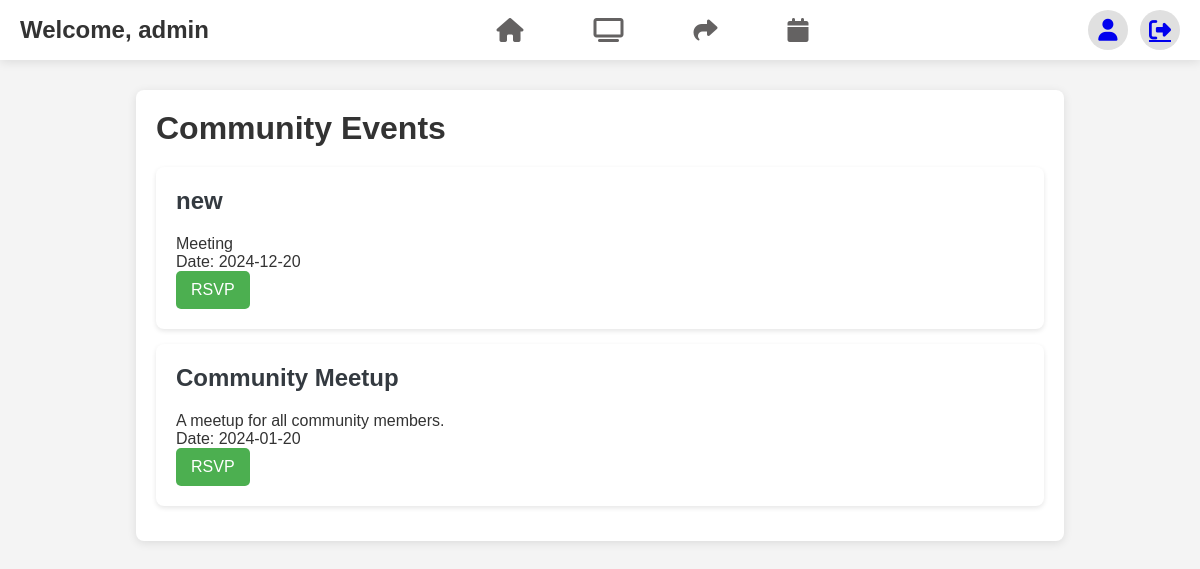
Before: /?page=events (signed in) with the older database file.
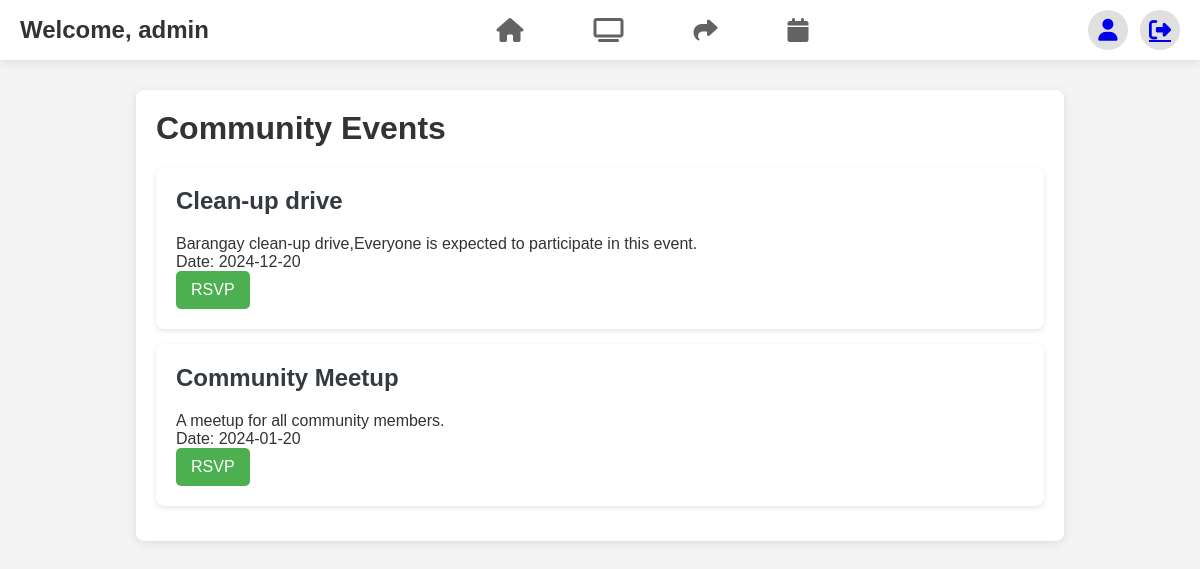
After: the same page with the newer database file.
### tables this page shows
CREATE TABLE `events` (
  `id` int(11) NOT NULL,
  `name` varchar(255) NOT NULL,
  `description` text DEFAULT NULL,
  `event_date` date NOT NULL,
  `created_by` int(11) NOT NULL,
  `created_at` timestamp NOT NULL DEFAULT current_timestamp()
);

### index.php (called while the page is built, shortened)
<?php
require_once './config/database.php';
require_once './app/core/Router.php';
$router = new Router();
$router->route();
?>

### app/controllers/EventsController.php (called while the page is built, shortened)
<?php
require_once __DIR__ . '/../../config/Database.php';
class EventsController {
    private $pdo;
    public function __construct() {
        $database = new Database();
        $this->pdo = $database->connect();
    }
    public function getEvents($filters = []) {
        $query = "SELECT * FROM events WHERE 1";
        $stmt = $this->pdo->prepare($query);
        $stmt->execute();
        return $stmt->fetchAll(PDO::FETCH_ASSOC);
    }
}
?>

### config/Database.php (called while the page is built, shortened)
<?php
class Database {
    private $host;
    private $db_name;
    private $username;
    private $password;
    private $conn;
    public function __construct() {
        $this->host = getenv('DB_HOST') ?: 'localhost';
        $this->db_name = getenv('DB_NAME') ?: 'bayanihub';
        $this->username = getenv('DB_USER') ?: 'root';
        $this->password = getenv('DB_PASS') ?: '';
    }
    public function connect() {
        try {
            $this->conn = new PDO(
                "mysql:host={$this->host};dbname={$this->db_name};charset=utf8",
                $this->username,
                $this->password
            );
            $this->conn->setAttribute(PDO::ATTR_ERRMODE, PDO::ERRMODE_EXCEPTION);
        } catch (PDOException $e) {
            error_log("Database connection error: " . $e->getMessage(), 3, __DIR__ . '/logs/database.log');
            die("An error occurred while connecting to the database.");
        }
        return $this->conn;
    }
}
?>

### app/views/events_list.php (the view, shortened to what this page needs)
<?php
require_once __DIR__ . '/../controllers/EventsController.php';
$eventsController = new EventsController();
$events = $eventsController->getEvents();
?>
<!DOCTYPE html>
<html lang="en">
<head>
    <link rel="stylesheet" href="https://cdnjs.cloudflare.com/ajax/libs/font-awesome/6.7.1/css/all.min.css"
 />
    <link rel="stylesheet" href="./public/assets/eventsStyle.css">
</head>
<body>
<div class="container">
    <nav>
        <div class="nav-left">
            <h1>Welcome, <?= htmlspecialchars($_SESSION['user']['name']); ?></h1>
        </div>
        <div class="nav-center">
            <a href="?page=dashboard"><i class="fa-solid fa-house"></i></a>
            <a href="?page=help_requests"><i class="fa-solid fa-tv"></i></a>
            <a href="?page=resource_sharing"><i class="fa-solid fa-share"></i></a>
            <a href="?page=events"><i class="fa-solid fa-calendar"></i></a>
        </div>
        <div class="nav-right">
            <a href="?page=profile"><i class="fa-solid fa-user"></i></a>
            <a href="?page=logout"><i class="fa-solid fa-right-from-bracket"></i></a>
        </div>
    </nav>
    <div class="main-content">
        <div class="main-left">
            <h1>Community Events</h1>
            <?php if (!empty($events)): ?>
                <ul class="events-list">
                    <?php foreach ($events as $event): ?>
                        <li class="event-item">
                            <h2><?= htmlspecialchars($event['name']); ?></h2>
                            <p><?= htmlspecialchars($event['description']); ?></p>
                            <p>Date: <?= htmlspecialchars($event['event_date']); ?></p>
                            <form method="POST" action="">
                                <button type="submit" name="status" value="attending" class="rsvp-button">RSVP</button>
                            </form>
                        </li>
                    <?php endforeach; ?>
                </ul>
            <?php else: ?>
                <p>No events found. Please check back later.</p>
            <?php endif; ?>
        </div>
    </div>
</div>
</body>
</html>

Changed rows visible on the page:
changed events: name "new" → "Clean-up drive"; description "Meeting" → "Barangay clean-up drive,Everyone is expected to participate in this event."
